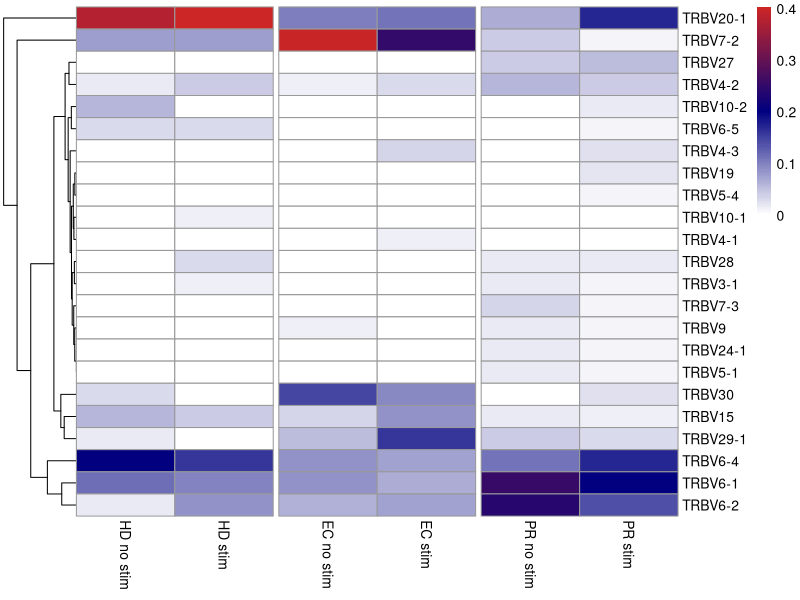

Write the R code that produced this figure.
#This code is used to create a heatmap to get the TRBV distrubution of the patient samples under stimulated and un-stimulated conditions
#We upload the excel data and then clean the data for the relevant information. Then we find the expanded clones (defined in terms of TCRusage and CDR3a and CDR3b sequences)
#For the expanded clones, we pool together the data for all the patients at stimulatd and un-stimulated conditions
#We calculate the fraction of different TRBV and plot them as a heatmap with x-axis giving the different patients at stimulated and un-stimulated conditions and the y-axis giving the fractions of TRAJ expression 

library(readxl)
my_data <- read_xlsx("HIV data_Pooled_Final.xlsx", col_types = "text", col_names = TRUE)#The data is read
new_data1<-my_data[,-c(1,3,4,6,8,11,12,16,17,33,34,35)]#The relevant columns are selected

library(dplyr)
new_data1<-new_data1%>%filter(TRBV != "NA", TRBJ != "NA", TRAV != "NA", TRAJ !="NA", CDR3a !="NA",  CDR3b !="NA", Stimulation != "BSV18")#Get rid of columns with NA values for TCRusage and BSV18 stimulation condition
new_data1<-new_data1%>%filter(TRAV !="TRAV1-1")#Get rid of data with TRAV1-1 because MAIT cells are defined as TRAV1-2
new_data1$TCRusage <-do.call(paste0, new_data1[c("TRAV","TRAJ","TRBV","TRBJ")])#Create a new column called TCRusage which put together TRAV,TRAJ, TRBV, TRBJ

library(dplyr)
test<- count(new_data1, Subject, Stimulation, TRBV, TCRusage,CDR3a,CDR3b)#Count the number of cells with a given TCR usage and CDR3a and CDR3b sequences


#For expanded clones
library(reshape2)

final200<-test %>% filter(n != 1)# We are interested in the expanded clones so we get rid of cells that appear once with a given TCR usage and CDR3a and CDR3b sequences
a=grep("HIV", final200$Subject)#In the data set for expanded clones, any expression that has "HIV" in it is chosen
final200$Subject[a]<-"HIV"#Any expression containing "HIV" is renamed as "HIV"

b=grep("EC", final200$Subject)#In the data set for expanded clones, any expression that has "EC" in it is chosen
final200$Subject[b]<-"EC" #Any expression containing "EC" is renamed as "EC"

c=grep("HD", final200$Subject)#In the data set for expanded clones, any expression that has "HD" in it is chosen
final200$Subject[c]<-"HD"#Any expression containing "HD" is renamed as "HD"


final500<-acast(final200, TRBV~Subject+Stimulation, value.var = "n", fun.aggregate = sum)# Calculate the number of times one kind of TRBV occurs for different patients at stimulated and un-stimulated conditions


final600<- apply(final500,2,function(x){x/sum(x)})#Calculate the fractions of different TRBV sequence for different patients at stimulated and un-stimulated conditions 
final700<-final600[,c(4,3,2,1,6,5)]#Re-arrange the data 
colnames(final700)<-c("HD no stim","HD stim","EC no stim","EC stim","PR no stim","PR stim")


#Make the heatmap for the processed data
library(pheatmap)
result <-pheatmap(final700, color = colorRampPalette (c("white","navy","firebrick3"))(100), cluster_rows = TRUE, cluster_cols = FALSE,clustering_distance_rows = "euclidean", clustering_method = "complete",gaps_col =c(2,4))



